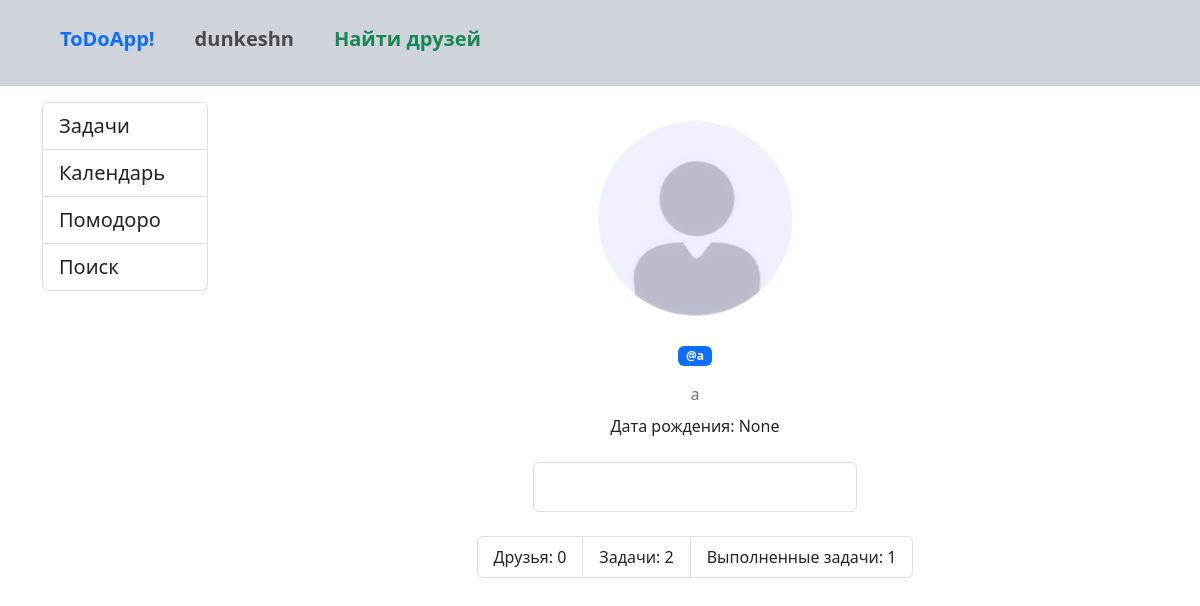
Page /profile/2 (signed in) on the earlier database version.
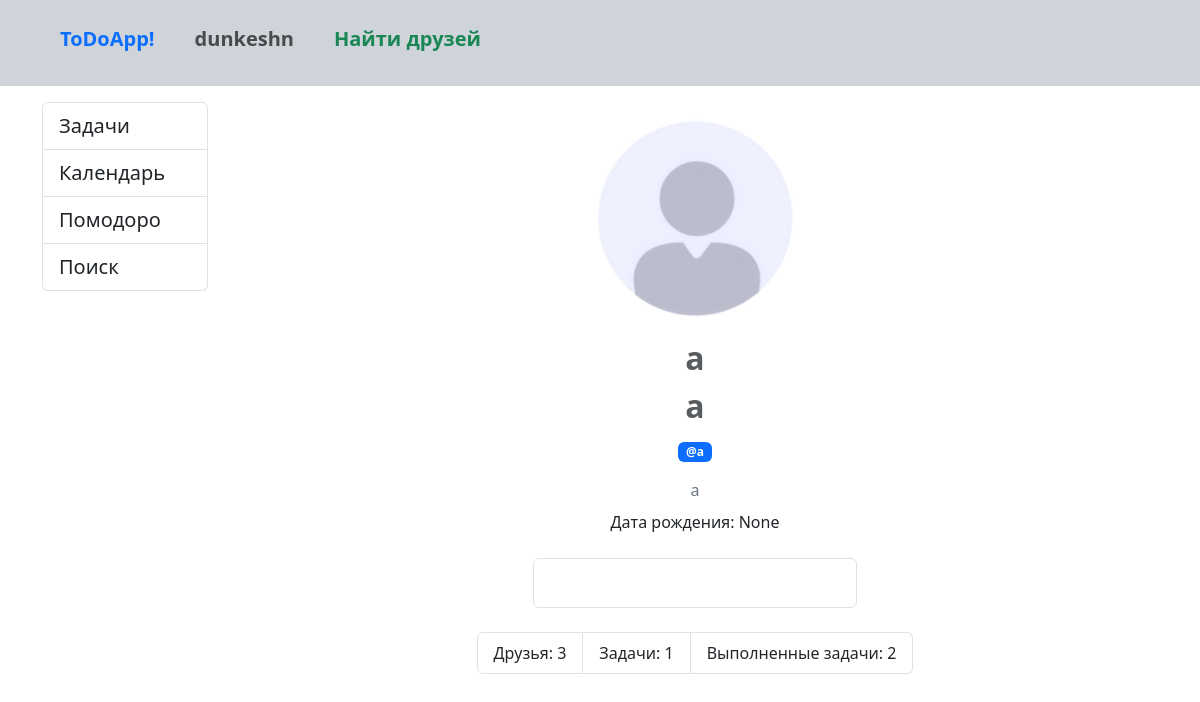
Same page on the later database version.
### core/models.py (models this page shows, shortened)
class Users(AbstractUser):
    first_name = models.CharField(max_length=100,
                                  verbose_name='Имя')
    last_name = models.CharField(max_length=100,
                                 blank=True,
                                 verbose_name='Фамилия')
    username = models.CharField(max_length=100,
                                unique=True,
                                verbose_name='Никнейм')
    email = models.CharField(max_length=100,
                             unique=True,
                             verbose_name='Почта')
    about = models.TextField(blank=True,
                             verbose_name='О себе')
    date_of_birth = models.DateField(null=True,
                                     blank=True,
                                     verbose_name='Дата рождения')
    picture = models.ImageField(upload_to='pictures',
                                null=True,
                                blank=True,
                                default='pictures/default.jpg',
                                verbose_name='Фото')
    friends = models.ManyToManyField('self',
                                     blank=True,
                                     verbose_name='Друзья',
                                     symmetrical=False)
    password = models.CharField(max_length=100,
                                verbose_name='Пароль')
    class Meta:
        verbose_name = 'Пользователь'
        verbose_name_plural = 'Пользователи'
        ordering = ['email']

### core/views.py (the view)
# urls.py: path('profile/<int:user_id>', Profile.as_view(), name='profile'),
class Profile(LoginRequiredMixin, TemplateView):
    template_name = 'core/profile.html'
    model = models.Users
    context_object_name = 'profile'
    def get_context_data(self, *, object_list=None, **kwargs):
        context = super().get_context_data()
        user_id = self.kwargs.get('user_id')
        user = models.Users.objects.get(
            id=user_id)
        context['authuser'] = self.request.user
        context['user'] = user
        context['tasksnotdone'] = models.Tasks.objects.filter(owners=user, completed=False)
        context['tasksdone'] = models.Tasks.objects.filter(owners=user, completed=True)
        return context

### core/templates/core/profile.html
{% extends "base.html" %}
{% load django_bootstrap5 %}
{% block sidebar %}
<div class="col-md-2">
    <div class="list-group">
        <a type="button" href="{% url 'tasks' %}" class="list-group-item list-group-item-action fs-5">Задачи</a>
        <a type="button" href="{% url 'calendar' %}" class="list-group-item list-group-item-action fs-5">Календарь</a>
        <a type="button" href="{% url 'pomodoro' %}" class="list-group-item list-group-item-action fs-5">Помодоро</a>
        <a type="button" href="{% url 'search' %}" class="list-group-item list-group-item-action fs-5">Поиск</a>
    </div>
</div>
{% endblock %}
{% block content %}
<div class="col-md-10">
    <div class="justify-content-center mt-3 text-center">
        <div class="user_picture">
            <img src="{{ user.picture.url }}"
                 class="rounded mx-auto d-block img-fluid"
                 style="height: 200px; width: 200px; object-fit: cover;
"
                 alt="You">
        </div>
        <div class="user_name mt-4 fs-2 fw-bold text-muted lh-1">
            <p>
                {{ user.first_name }}
            </p>
            <p>
                {{ user.last_name }}
            </p>
        </div>
        <div class="username text-dark badge bg-primary text-wrap text-white">
            @{{ user.username }}
        </div>
        <div class="user_email text-secondary mt-3">
            {{ user.email }}
        </div>
        <div class="user_birth mt-2">
            Дата рождения: {{ user.date_of_birth }}
        </div>
        <div class="user_about d-flex justify-content-center mt-4">
            <input class="form-control" type="text" style="width: 35%; height: 50px;" value="{{ user.about }}"
                   aria-label="readonly input example"
                   readonly>
        </div>
        <div class="user_stats d-flex justify-content-center mt-4">
            <ul class="list-group list-group-horizontal">
                <a href="{% url 'user_friends' user.id %}" class="list-group-item">Друзья: {{ user.friends.all.count }}</a>
                <a href="{% url 'tasks' %}" class="list-group-item">Задачи: {{ tasksnotdone.count }}</a>
                <a href="{% url 'tasks' %}" class="list-group-item">Выполненные задачи: {{ tasksdone.count }}</a>
            </ul>
        </div>
    </div>
</div>
{% endblock %}

Differences in the rows shown:
changed Users "None": first_name (not shown) → "a"; last_name (not shown) → "a"; friends.all.count "0" → "3"
Other differences:
{{ tasksnotdone.count }}: "2" → "1"
{{ tasksdone.count }}: "1" → "2"
